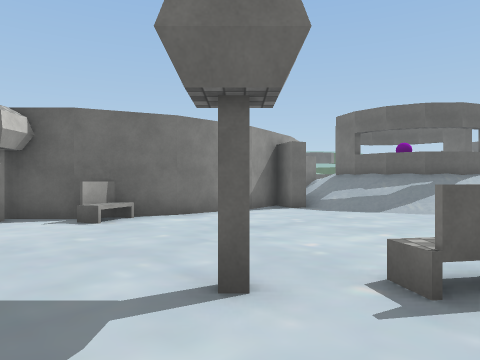
View 1 (above)

24 first-person views from a walk through a 3-D level made in the Unity game engine. The camera is 1.5 m above the floor, looks level and sees 70° across. The floor is counted in squares, 2 m on a side. Each view is taken from the middle of a square. On the plan, view 1 faces up. The plan holds only what a view shows up to about 11 squares ahead; the rest is blank. The place goes on beyond the plan. Some surface patterns are stand-ins.

View 2
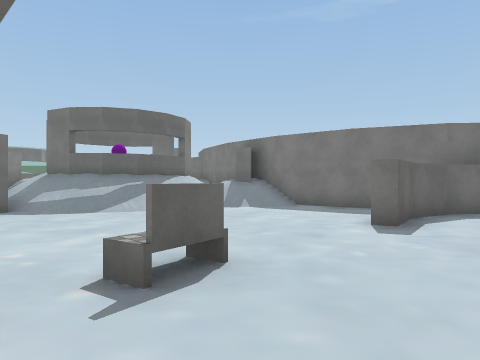

View 3
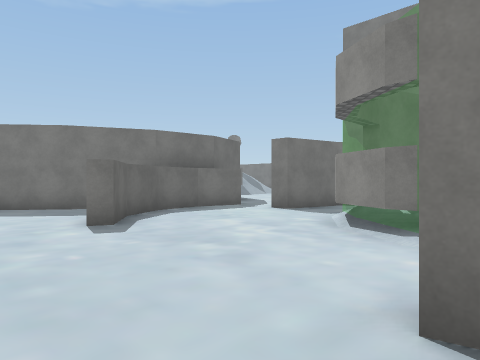

View 4
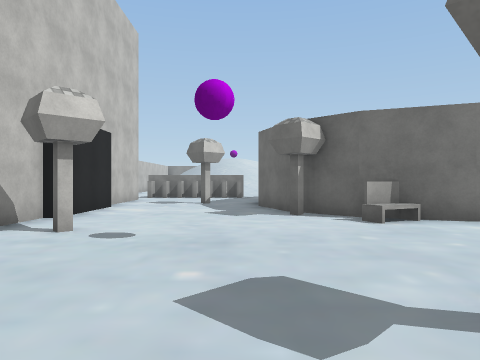

View 5
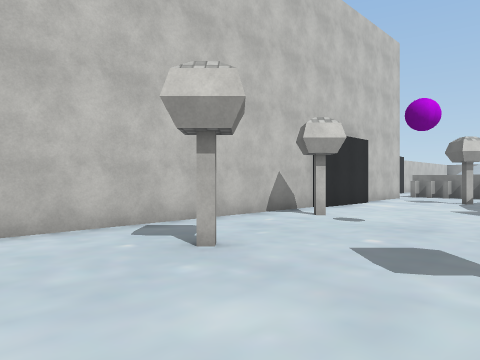

View 6
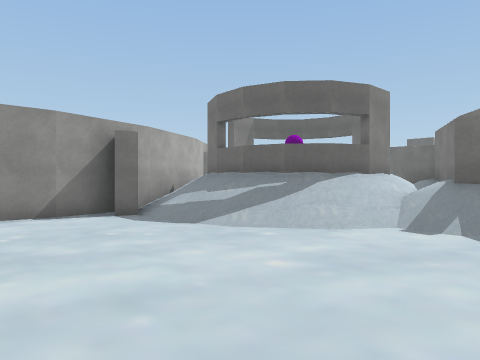

View 7
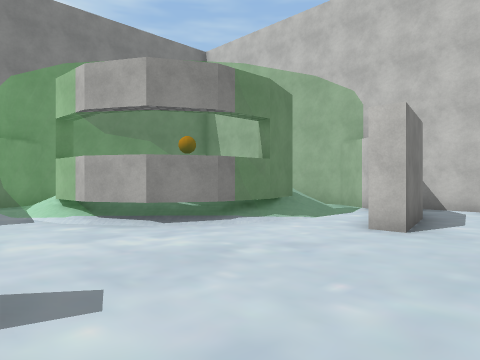

View 8
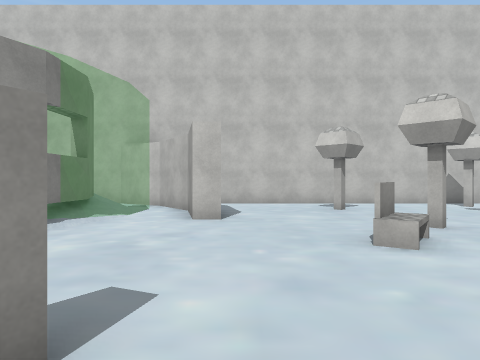

View 9
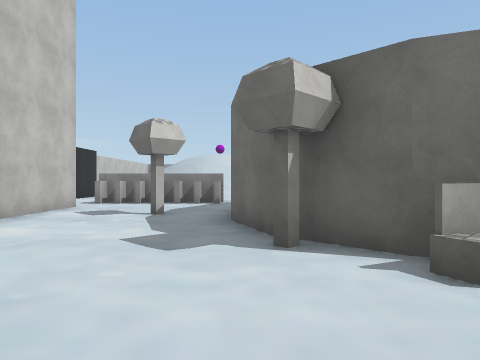

View 10
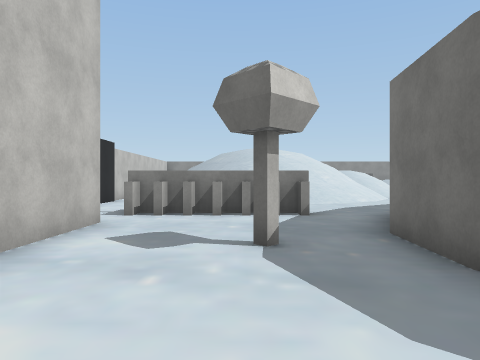

View 11
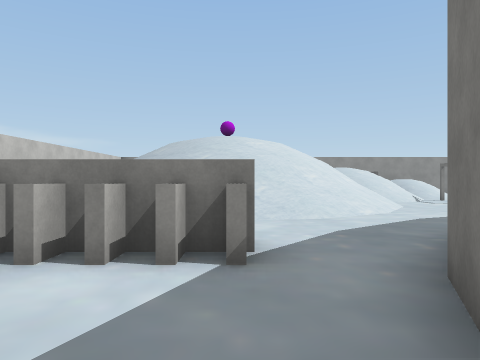

View 12
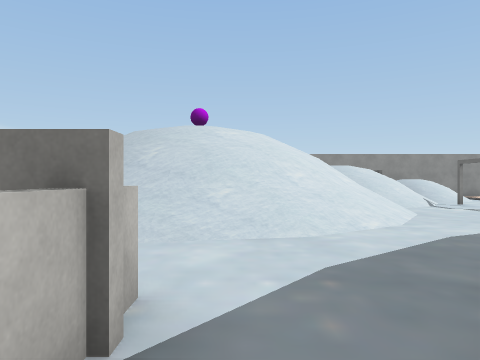

View 13
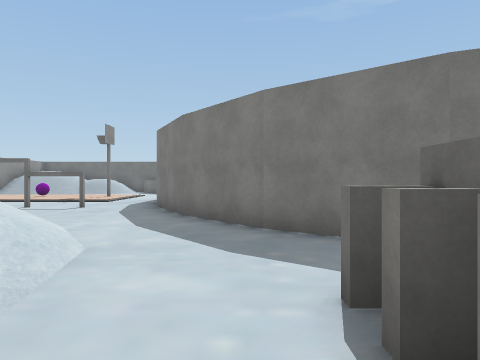

View 14
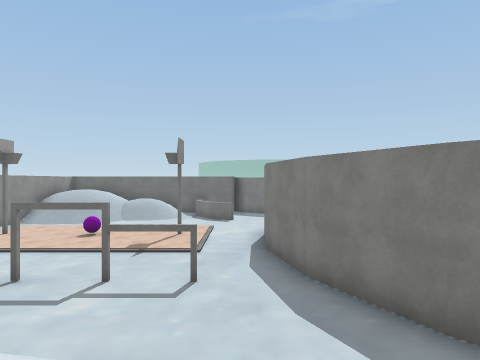

View 15
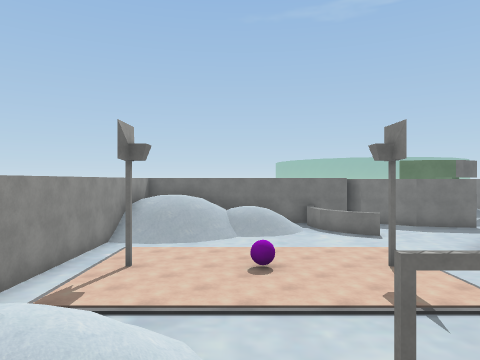

View 16
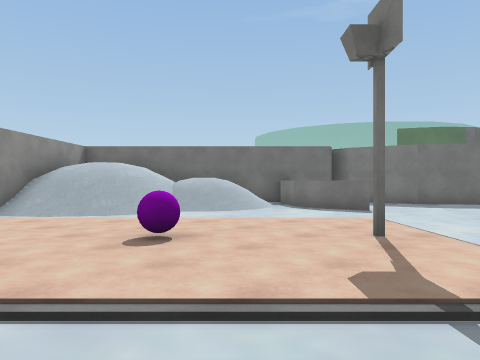

View 17
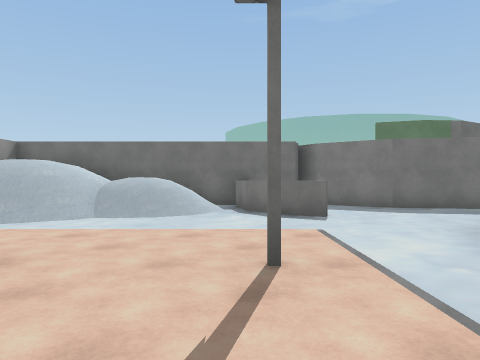

View 18
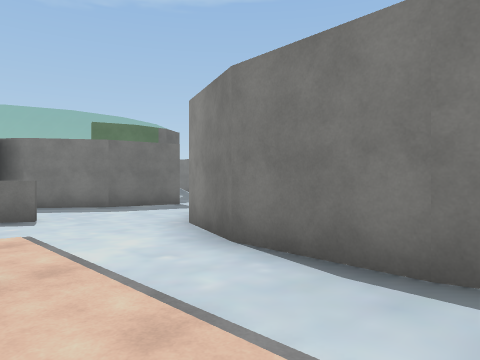

View 19
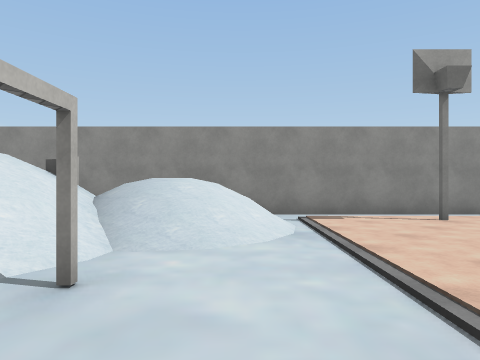

View 20
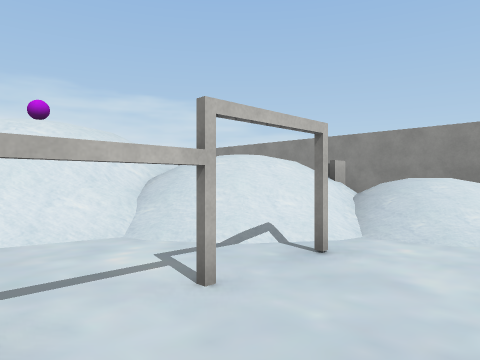

View 21
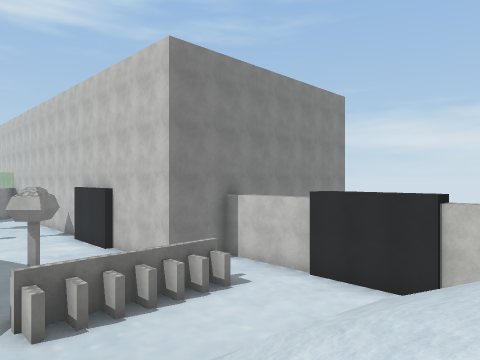

View 22
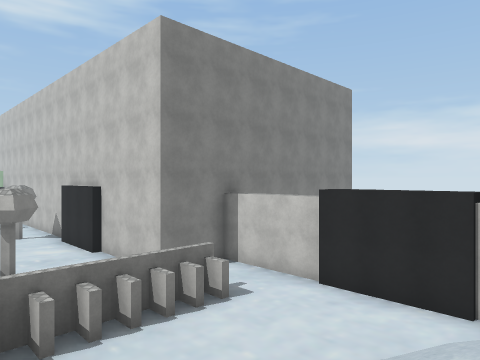

View 23
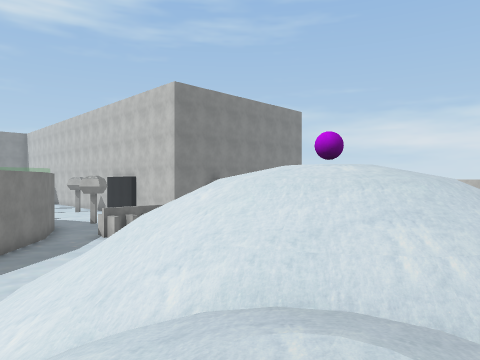

View 24
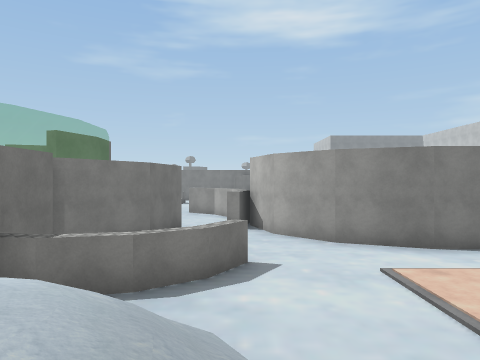

### Floor plan
Key: @ floor where view 1 was taken; # wall or solid block; . main floor; : floor 0.25 m higher than the main floor; + floor 2.5 m higher than the main floor; * floor 2.75 m higher than the main floor; % floor 4.25 m higher than the main floor; / step, stairs or slope; = window, fence, low wall or low ledge; ^ raised ledge; B purple ball; O other object.
Columns run from 17 left of view 1 to 10 right of it. Each row starts with its distance up from view 1.
 34          ####
 33         ##//##
 32        ##/+ /##
 31       ##//////##
 30      ##.///////#
 29     ##./////// ^#
 28    ##.#::/..//^..#
 27   ##./::::/...^..#
 26  ##///:::::/..^..##
 25 ##/ ///:B:::/.....#
 24 #/ ///./::#:......##
 23 //=///../::...##.#..
 22   ///#.../..#######
 21  /+///.#...##
 20 /////...#.##
 19 //////....#
 18 //////...##
 17 //////...#
 16 B%/////..#
 15  /////...#
 14 //////..##
 13 //////..##         #      /#
 12    //....#        ### **  /#
 11  ///..#..#        #/# O*  /#
 10 .....^#..#       ##/#^  #/##
  9 ....^#...##     ##.///^^//
  8 #...##....##   ##.../////##
  7 ##......#..#####........//#
  6  ##..#.......##........../#
  5   #####...................#
  4       ###.................#
  3         ##...............
  2          #..#....#.#...#####
  1          ##................#
  0           ##...#.@.........#
 -1            ##.....##......#.
 -2             ##....#..=##=.##
 -3              ##..##.=^  ^= #
 -4               ##. #=^    ^=
 -5                ###==      ==
 -6                   ==       =
 -7                   =        =

Positions as (right, up) in squares from view 1, and headings:
1: (0, 0), facing up
2: (0, 0), facing up-right
3: (0, 0), facing right
4: (0, 0), facing up-left
5: (2, 0), facing left
6: (4, 2), facing up
7: (4, 4), facing down
8: (6, 4), facing down-left
9: (-2, 3), facing up-left
10: (-6, 4), facing up-left
11: (-8, 8), facing up-left
12: (-9, 10), facing up-left
13: (-13, 10), facing up-right
14: (-13, 15), facing up-right
15: (-14, 21), facing up-right
16: (-11, 22), facing up-right
17: (-9, 22), facing up-right
18: (-9, 22), facing right
19: (-9, 21), facing up-left
20: (-8, 21), facing left
21: (-14, 16), facing down
22: (-14, 15), facing down
23: (-15, 22), facing down
24: (-7, 30), facing down-right
